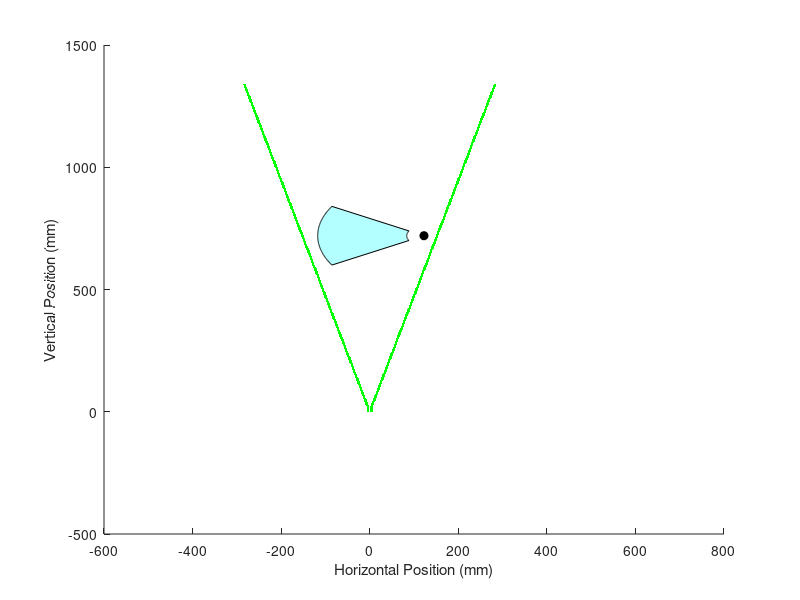

Reproduce this figure in MATLAB. (Note: this script raises an error after producing the figure.)
clear
close all

% Initial plot of single radial gaussian distribution
% I0 = 1; % normalized units
% bw = 4; % mm
% r = linspace(-2*bw,2*bw,200);
% I = I0 * exp((-2*r.^2) / bw^2);
% 
% figure
% plot(r, I, LineWidth=2)
% xlabel("Radial distance")
% ylabel("Intensity")
% set(gca, FontSize=14)

% Plot heatmap for energy intensity in FOV
clear

color_lim = 0.25;

% Horizontal orientation of the 3rd plot (Field of View in PIV Plot).
% true  -> x-axis reversed (original behaviour: section viewed from behind,
%          as the PIV cameras see it)
% false -> same orientation as plots 1, 2 and 4 (section viewed from the
%          opposite side)
flip_PIV_plot = true;
I0 = 1; % normalized units
% bw = 3.427; % mm, reported as 1/4 inch (6.35 mm) but effective diameter 86.5% listed in test at 3.4 mm
% bw = 3.875; % commented out on 09/08/2026
bw = 9;
% bw = 5;Is t
L = 350; % mm, vertical length of FOV, pre-DFD value was 400
W = 350; % mm, horizontal width of FOV, pre-DFD value was 400
L_cal = 500;
W_cal = 310;
wt_dim = 1200; % mm, wind tunnel is 1.2 x 1.2 m
% vert_off = (14 + 7)*10; % mm, vertical offset of laser mirrors above wind tunnel

vert_off = (11 + 1)*10; % mm, vertical offset of lens above wind tunnel
d = ((wt_dim - L) / 2) + vert_off; % mm, vertical distance from focal point of cylindrical
                                    % lens to top of FOV
d_cal = ((wt_dim - L_cal) / 2) + vert_off; % mm, vertical distance from focal point of cylindrical
h_off = W*0.35; % mm, horizontal offset of wind tunnel
% z = linspace(d,d+L,200);
hor_num = 1000;
vert_num = 1000;

% ----------------------------------------------------------------------
% -------------------Annular section swept by wing----------------------
% ----------------------------------------------------------------------

w_r = 39; % mm
w_L = 240; % mm
phi = 30; % deg

p_y = d + L/2;
p_x = h_off;
% Parameters
pivot = [p_x, p_y];            % pivot point (not on the line)
line_p1 = [p_x + w_r, p_y];          % line endpoint 1
line_p2 = [p_x + w_L, p_y];          % line endpoint 2

% Radii of the two endpoints
r1 = norm(line_p1 - pivot);
r2 = norm(line_p2 - pivot);

% Sample angles
theta = linspace(-phi, phi, 200);

% Arc coordinates
x_outer = pivot(1) - r1*cosd(theta);
y_outer = pivot(2) - r1*sind(theta);

x_inner = pivot(1) - r2*cosd(theta);
y_inner = pivot(2) - r2*sind(theta);

% Build annular sector polygon
x_ring = [x_inner, fliplr(x_outer)];
y_ring = [y_inner, fliplr(y_outer)];

% ----------------------------------------------------------------------

t = 2; % thickness of laser beam edge on plot (not physical)
% fl = 3.91; % mm, a concave lens so this number is actually negative
% bfl_vals = 100; % mm
% bfl_vals = [5.2, 5.3, 7.1, 7.7, 9.0, 11.0, 14.0, 15.0 16.3, 20.3, 21.3, 23.5, 26.2, 26.7];
% bfl_vals = 11; % mm, currently installed lens
% bfl_vals = 15; % mm, next size up in terms of lens dimensions
% bfl_vals = 20.3; % mm, next size up after that, not in stock here
bfl_vals = 21.3; % mm, next size up after that
% back focal length (mechanical) different from effective focal length
% (optical), "A mechanical measurement given as the distance between the
% last surface of an optical lens to its image plane."
P = 10; % W, roughly

if (~isscalar(bfl_vals))
    med_int_vals = zeros(size(bfl_vals));
end

for j = 1:length(bfl_vals)
bfl = bfl_vals(j);

z = linspace(0,wt_dim + vert_off + bfl,vert_num);
theta = atan(bw / (2 * bfl));
int_grid = zeros(hor_num,length(z));
laser_grid = zeros(hor_num,length(z));
for i = 1:length(z)
    cur_w = 2 * z(i) * tan(theta);
    % r = linspace(-W/2,W/2,200);
    % radial/width array for laser beam intensity calculation
    w_r = linspace(-wt_dim/2  + h_off, wt_dim/2 + h_off,hor_num);
    % I0 = (2 * P) / (pi * (cur_w / 10)^2); % only true for cone
    A = pi * (bw / 10) * ((cur_w / 2) / 10);
    I0 = P / A;
    I = I0 * exp((-2*w_r.^2) / cur_w^2);

    % Store as a column
    int_grid(i,:) = I(:);

    if (z(i) < bfl) % preserve laser as beam before lens
        [M, ind_left] = min(abs(w_r + bw/2));
        [M, ind_right] = min(abs(w_r - bw/2));
    else % find location where beam width ends
        [M, ind_left] = min(abs(w_r + cur_w/2));
        [M, ind_right] = min(abs(w_r - cur_w/2));
    end

    try % give laser some apparent thickness on the plot so it can be seen more clearly
    laser_grid(i, ind_left-t:ind_left+t) = 1;
    laser_grid(i, ind_right-t:ind_right+t) = 1;
    catch % when thickness hits border of plot, plot original unthickened line
    laser_grid(i, ind_left) = 1;
    laser_grid(i, ind_right) = 1;
    end

    % if (mod(i,50) == 0)
    %     figure
    %     plot(r, I, LineWidth=2)
    %     xlabel("Radial distance")
    %     ylabel("Intensity")
    %     set(gca, FontSize=14)
    % end
end
if (~isscalar(bfl_vals))
median_intensity = median(int_grid(z > d+bfl & z < (d+bfl+L),w_r > -W/2 & w_r < W/2),"all");
med_int_vals(j) = round(median_intensity,3);
end
end

if (isscalar(bfl_vals))
bfl = bfl_vals;

% [left bottom width height]
FOV_pos = [-W/2 d + bfl W L];
Cal_pos = [-W/2 + (W - W_cal)/2 d_cal + bfl W_cal L_cal];
PIV_w = 300;
PIV_L = 400;
PIV_x = -W/2 + (W - W_cal)/2 + (W_cal - PIV_w)/2;
PIV_y = d_cal + bfl + (L_cal - PIV_L)/2;
PIV_pos = [PIV_x PIV_y PIV_w PIV_L];
wind_tunnel_pos = [-wt_dim/2 + h_off bfl + vert_off wt_dim wt_dim];

% ----------------------------------------------------------------------
% ----------Laser Beam Border in Wind Tunnel Section Plot---------------
% ----------------------------------------------------------------------

figure
hold on
imagesc(w_r, z, laser_grid)
n = 256;  % number of steps
cmap = [linspace(1,0,n)', linspace(1,1,n)', linspace(1,0,n)'];  
colormap(cmap);

% Plot annular region swept by wing
fill(x_ring, y_ring, 'c', 'FaceAlpha', 0.3, 'EdgeColor', 'k');
plot(pivot(1), pivot(2), 'ko', 'MarkerFaceColor', 'k'); % pivot

xlabel('Horizontal Position (mm)')
ylabel('Vertical Position (mm)')
set(gca, FontSize=14)
set(gca,'YDir','reverse')
axis equal
xlim([-wt_dim/2 + h_off wt_dim/2 + h_off])
ylim([0 wt_dim + vert_off])
% xlim([-4 4])
% ylim([0 8])
% xlim([-4 4])
% ylim([-8 8])
title('Border of Laser Beam')

% FOV rectangle
rectangle('Position', FOV_pos, 'EdgeColor', 'k', 'LineWidth', 2)

% Wind tunnel rectangle
rectangle('Position', wind_tunnel_pos, 'EdgeColor', 'k', 'LineWidth', 1)

% ----------------------------------------------------------------------
% ------------Field of View in Wind Tunnel Section Plot-----------------
% ----------------------------------------------------------------------

figure
hold on
imagesc(w_r, z, int_grid)
cb = colorbar;
% clim([0 color_lim])

% Define custom 2-color colormap:
% - first color: white (for values below cutoff)
% - second color: yellow (for values above cutoff)
colormap([1 1 1; 1 1 0]);
% Set color limits so that values <= cutoff map to first color,
% and values >= cutoff map to second color
clim([color_lim-0.001, color_lim+0.001]); 

datacursormode on

% Plot annular region swept by wing
fill(x_ring, y_ring, 'c', 'FaceAlpha', 0.3, 'EdgeColor', 'k');
plot(pivot(1), pivot(2), 'ko', 'MarkerFaceColor', 'k'); % pivot

% FOV rectangle
rectangle('Position', FOV_pos, 'EdgeColor', 'k', 'LineWidth', 2)

% Calibration target rectangle
rectangle('Position', Cal_pos, 'EdgeColor', '#4f4f4f', 'LineWidth', 2)

% Wind tunnel rectangle
rectangle('Position', wind_tunnel_pos, 'EdgeColor', 'k', 'LineWidth', 1)

ylabel(cb,'W / cm^2','FontSize',16,'Rotation',270)
xlabel('Horizontal Position (mm)')
ylabel('Vertical Position (mm)')
set(gca, FontSize=14)
set(gca,'YDir','reverse')
axis equal
xlim([-wt_dim/2 + h_off wt_dim/2 + h_off])
ylim([0 wt_dim + vert_off])
title('Light Intensity in Wind Tunnel')

% ----------------------------------------------------------------------
% ------------------------Field of View in PIV Plot---------------------
% ----------------------------------------------------------------------

figure
hold on

datacursormode on

% Calibration target rectangle
rectangle('Position', PIV_pos, 'FaceColor', 'green',...
          'EdgeColor', 'none','FaceAlpha', 0.5)

% Plot annular region swept by wing
plot([x_ring x_ring(1)], [y_ring y_ring(1)], 'k', 'LineWidth', 1.5);
plot(pivot(1), pivot(2), 'ko', 'MarkerFaceColor', 'k'); % pivot

x_ring_mirror = 2*pivot(1) - x_ring;  % reflect across pivot x

plot([x_ring_mirror x_ring_mirror(1)], [y_ring y_ring(1)], 'k', 'LineWidth', 1.5);
plot(pivot(1), pivot(2), 'ko', 'MarkerFaceColor', 'k'); % pivot

% Wind tunnel rectangle
rectangle('Position', wind_tunnel_pos, 'EdgeColor', 'k', 'LineWidth', 3)

ylabel(cb,'W / cm^2','FontSize',16,'Rotation',270)
xlabel('Horizontal Position (mm)')
ylabel('Vertical Position (mm)')
set(gca, FontSize=14)
set(gca,'YDir','reverse')
axis equal
padding = 100;
xlim([-wt_dim/2 + h_off - padding wt_dim/2 + h_off + padding])
ylim([vert_off - padding wt_dim + vert_off + padding])
if flip_PIV_plot
    set(gca, 'XDir', 'reverse'); % flip axis since PIV is from behind
    title({'Light Intensity in Wind Tunnel', '(flipped: viewed from behind)'})
else
    set(gca, 'XDir', 'normal');
    title({'Light Intensity in Wind Tunnel', '(unflipped: same view as other plots)'})
end

% ----------------------------------------------------------------------
% --------------------------Field of View Plot--------------------------
% ----------------------------------------------------------------------

figure
hold on
imagesc(w_r(w_r > -W/2 & w_r < W/2), z(z > d+bfl & z < (d+bfl+L)), int_grid(z > d+bfl & z < (d+bfl+L),w_r > -W/2 & w_r < W/2))
cb = colorbar;
% clim([0 color_lim])
clim([0 0.2])
datacursormode on

% FOV rectangle
rectangle('Position', FOV_pos, 'EdgeColor', 'k', 'LineWidth', 2)

ylabel(cb,'W / cm^2','FontSize',16,'Rotation',270)
xlabel('Horizontal Position (mm)')
ylabel('Vertical Position (mm)')
set(gca, FontSize=14)
set(gca,'YDir','reverse')
axis equal
xlim([-W/2 W/2])
ylim([d+bfl d+bfl+L])
title('Light Intensity in Field of View')

disp("Back focal length: " + bfl + " mm")

mean_intensity = mean(int_grid(z > d+bfl & z < (d+bfl+L),w_r > -W/2 & w_r < W/2),"all");
disp("The average intensity in the FOV is: " + round(mean_intensity,3) + " W/cm^2")

median_intensity = median(int_grid(z > d+bfl & z < (d+bfl+L),w_r > -W/2 & w_r < W/2),"all");
disp("The median intensity in the FOV is: " + round(median_intensity,3) + " W/cm^2")

min_intensity = min(int_grid(z > d+bfl & z < (d+bfl+L),w_r > -W/2 & w_r < W/2),[],"all");
disp("The minimum intensity in the FOV is: " + round(min_intensity,3) + " W/cm^2")

else
    [M, I] = max(med_int_vals);
    disp("Highest median intensity is " + M + " W/cm^2, for BFL = " + bfl_vals(I))
end
